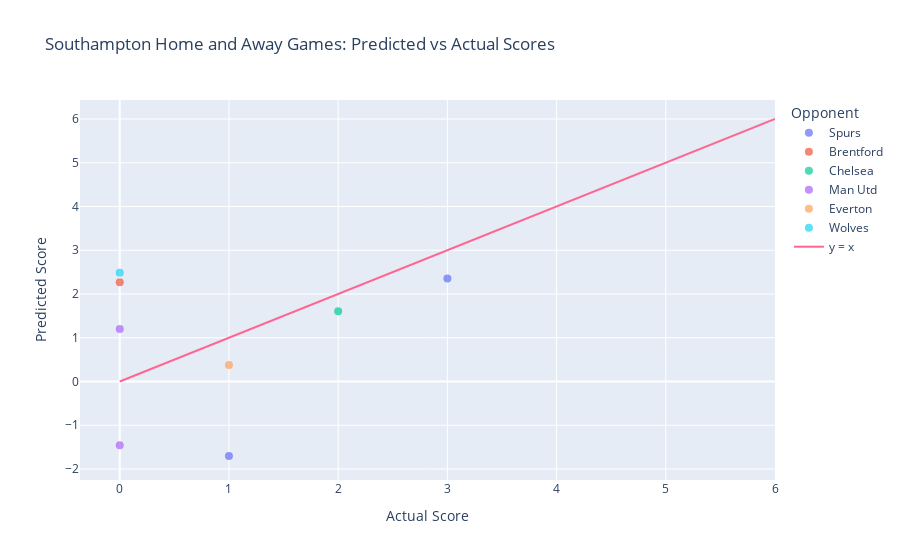
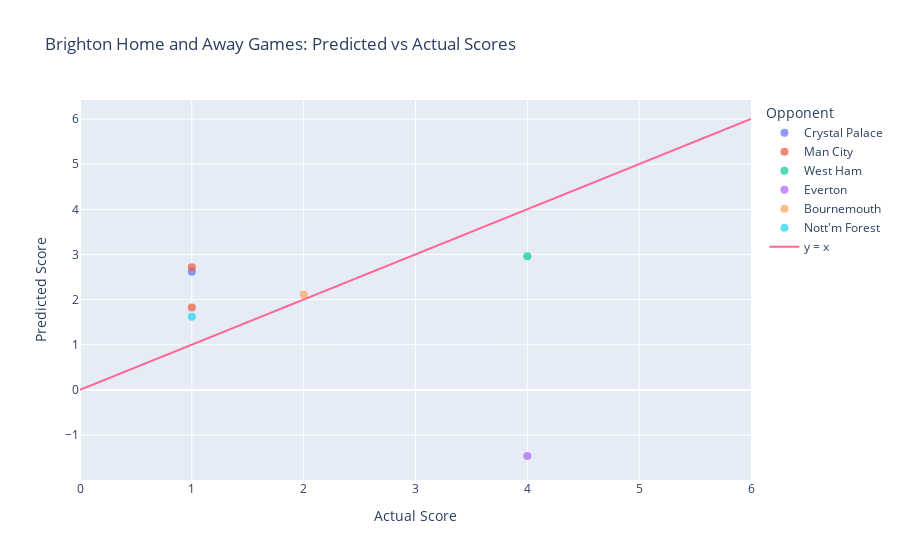
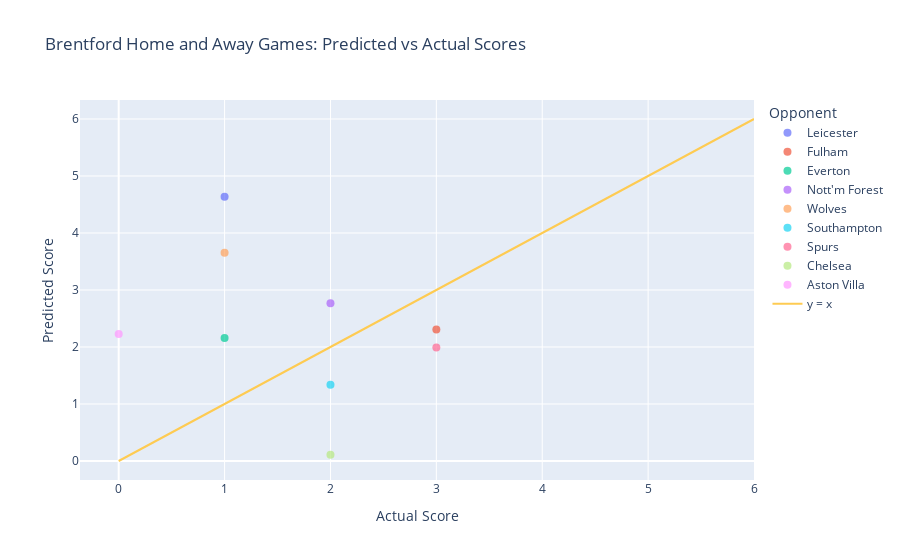
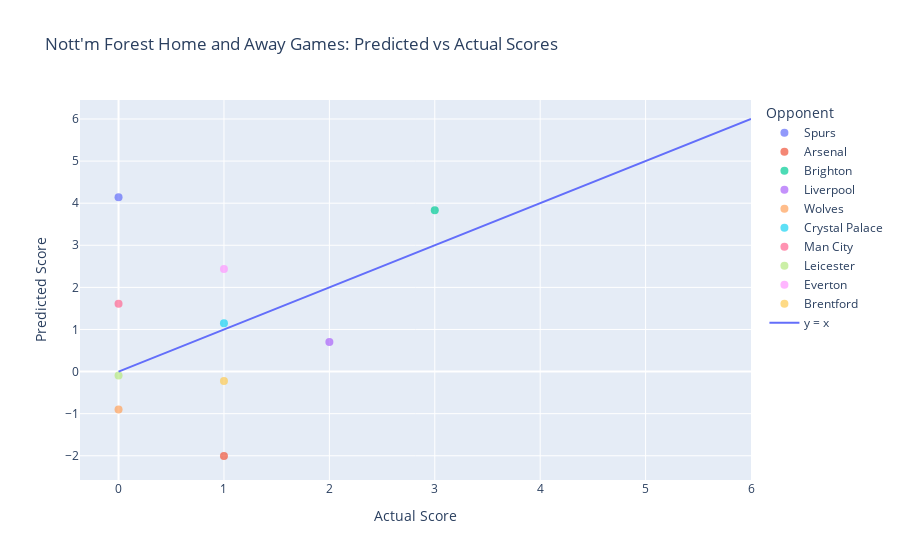

Notebook cell for these charts, in order:
### Code cell
import plotly.express as px
import plotly.graph_objects as go

# Inside the evaluation section
with torch.no_grad():
    home_outputs, away_outputs = model(X_test_tensor, X_test_tensor[:, -2], X_test_tensor[:, -1])  # Pass team indices
    home_outputs = home_outputs.squeeze().numpy()  # Convert predicted home scores to NumPy array
    away_outputs = away_outputs.squeeze().numpy()  # Convert predicted away scores to NumPy array
    y_home_test_np = y_home_test_tensor.numpy()  # Convert actual home scores to NumPy array
    y_away_test_np = y_away_test_tensor.numpy()  # Convert actual away scores to NumPy array
    home_teams = label_encoder.inverse_transform(X_test['home_team'])  # Inverse transform encoded home team labels
    away_teams = label_encoder.inverse_transform(X_test['away_team'])  # Inverse transform encoded away team labels

    # Create separate DataFrames for home and away games
    df_home = pd.DataFrame({
        'Team': home_teams,
        'Opponent': away_teams,
        'Actual Score': y_home_test_np,
        'Predicted Score': home_outputs
    })

    df_away = pd.DataFrame({
        'Team': away_teams,
        'Opponent': home_teams,
        'Actual Score': y_away_test_np,
        'Predicted Score': away_outputs
    })

    # Concatenate DataFrames for easier plotting
    df_all = pd.concat([df_home, df_away])

    # Loop through each unique team and create individual graphs for home and away games
    unique_teams = df_all['Team'].unique()
    for team in unique_teams:
        team_df = df_all[df_all['Team'] == team]
        fig = px.scatter(team_df, x='Actual Score', y='Predicted Score', color='Opponent',
                         title=f'{team} Home and Away Games: Predicted vs Actual Scores',
                         labels={'Actual Score': 'Actual Score', 'Predicted Score': 'Predicted Score'},
                         hover_data=['Opponent'])
        line_x_values = np.linspace(0, 6)
        line_y_values = line_x_values

        # Add a trace for the line y = x
        fig.add_trace(go.Scatter(x=line_x_values, y=line_y_values, mode='lines', name='y = x'))

        fig.update_traces(marker=dict(size=8, opacity=0.7), selector=dict(mode='markers'))
        fig.show()

### Figure 1 — Plotly figure (JSON) as saved in the notebook; plotly's stock layout.template omitted (floating-point values rounded to 4 significant figures)
{"data": [{"customdata": [["Spurs"], ["Spurs"]], "hovertemplate": "Opponent=%{customdata[0]}<br>Actual Score=%{x}<br>Predicted Score=%{y}<extra></extra>", "legendgroup": "Spurs", "marker": {"color": "#636efa", "opacity": 0.7, "size": 8, "symbol": "circle"}, "mode": "markers", "name": "Spurs", "orientation": "v", "showlegend": true, "type": "scatter", "x": [3, 1], "xaxis": "x", "y": [2.355, -1.702], "yaxis": "y"}, {"customdata": [["Brentford"]], "hovertemplate": "Opponent=%{customdata[0]}<br>Actual Score=%{x}<br>Predicted Score=%{y}<extra></extra>", "legendgroup": "Brentford", "marker": {"color": "#EF553B", "opacity": 0.7, "size": 8, "symbol": "circle"}, "mode": "markers", "name": "Brentford", "orientation": "v", "showlegend": true, "type": "scatter", "x": [0], "xaxis": "x", "y": [2.27], "yaxis": "y"}, {"customdata": [["Chelsea"]], "hovertemplate": "Opponent=%{customdata[0]}<br>Actual Score=%{x}<br>Predicted Score=%{y}<extra></extra>", "legendgroup": "Chelsea", "marker": {"color": "#00cc96", "opacity": 0.7, "size": 8, "symbol": "circle"}, "mode": "markers", "name": "Chelsea", "orientation": "v", "showlegend": true, "type": "scatter", "x": [2], "xaxis": "x", "y": [1.606], "yaxis": "y"}, {"customdata": [["Man Utd"], ["Man Utd"]], "hovertemplate": "Opponent=%{customdata[0]}<br>Actual Score=%{x}<br>Predicted Score=%{y}<extra></extra>", "legendgroup": "Man Utd", "marker": {"color": "#ab63fa", "opacity": 0.7, "size": 8, "symbol": "circle"}, "mode": "markers", "name": "Man Utd", "orientation": "v", "showlegend": true, "type": "scatter", "x": [0, 0], "xaxis": "x", "y": [-1.455, 1.203], "yaxis": "y"}, {"customdata": [["Everton"]], "hovertemplate": "Opponent=%{customdata[0]}<br>Actual Score=%{x}<br>Predicted Score=%{y}<extra></extra>", "legendgroup": "Everton", "marker": {"color": "#FFA15A", "opacity": 0.7, "size": 8, "symbol": "circle"}, "mode": "markers", "name": "Everton", "orientation": "v", "showlegend": true, "type": "scatter", "x": [1], "xaxis": "x", "y": [0.38], "yaxis": "y"}, {"customdata": [["Wolves"]], "hovertemplate": "Opponent=%{customdata[0]}<br>Actual Score=%{x}<br>Predicted Score=%{y}<extra></extra>", "legendgroup": "Wolves", "marker": {"color": "#19d3f3", "opacity": 0.7, "size": 8, "symbol": "circle"}, "mode": "markers", "name": "Wolves", "orientation": "v", "showlegend": true, "type": "scatter", "x": [0], "xaxis": "x", "y": [2.487], "yaxis": "y"}, {"mode": "lines", "name": "y = x", "type": "scatter", "x": [0, 0.1224, 0.2449, 0.3673, 0.4898, 0.6122, 0.7347, 0.8571, 0.9796, 1.102, 1.224, 1.347, 1.469, 1.592, 1.714, 1.837, 1.959, 2.082, 2.204, 2.327, 2.449, 2.571, 2.694, 2.816, 2.939, 3.061, 3.184, 3.306, 3.429, 3.551, 3.673, 3.796, 3.918, 4.041, 4.163, 4.286, 4.408, 4.531, 4.653, 4.776, 4.898, 5.02, 5.143, 5.265, 5.388, 5.51, 5.633, 5.755, 5.878, 6], "y": [0, 0.1224, 0.2449, 0.3673, 0.4898, 0.6122, 0.7347, 0.8571, 0.9796, 1.102, 1.224, 1.347, 1.469, 1.592, 1.714, 1.837, 1.959, 2.082, 2.204, 2.327, 2.449, 2.571, 2.694, 2.816, 2.939, 3.061, 3.184, 3.306, 3.429, 3.551, 3.673, 3.796, 3.918, 4.041, 4.163, 4.286, 4.408, 4.531, 4.653, 4.776, 4.898, 5.02, 5.143, 5.265, 5.388, 5.51, 5.633, 5.755, 5.878, 6]}], "layout": {"legend": {"title": {"text": "Opponent"}, "tracegroupgap": 0}, "title": {"text": "Southampton Home and Away Games: Predicted vs Actual Scores"}, "xaxis": {"anchor": "y", "domain": [0, 1], "title": {"text": "Actual Score"}}, "yaxis": {"anchor": "x", "domain": [0, 1], "title": {"text": "Predicted Score"}}}}

### Figure 2 — Plotly figure (JSON) as saved in the notebook; plotly's stock layout.template omitted (floating-point values rounded to 4 significant figures)
{"data": [{"customdata": [["Crystal Palace"]], "hovertemplate": "Opponent=%{customdata[0]}<br>Actual Score=%{x}<br>Predicted Score=%{y}<extra></extra>", "legendgroup": "Crystal Palace", "marker": {"color": "#636efa", "opacity": 0.7, "size": 8, "symbol": "circle"}, "mode": "markers", "name": "Crystal Palace", "orientation": "v", "showlegend": true, "type": "scatter", "x": [1], "xaxis": "x", "y": [2.618], "yaxis": "y"}, {"customdata": [["Man City"], ["Man City"]], "hovertemplate": "Opponent=%{customdata[0]}<br>Actual Score=%{x}<br>Predicted Score=%{y}<extra></extra>", "legendgroup": "Man City", "marker": {"color": "#EF553B", "opacity": 0.7, "size": 8, "symbol": "circle"}, "mode": "markers", "name": "Man City", "orientation": "v", "showlegend": true, "type": "scatter", "x": [1, 1], "xaxis": "x", "y": [2.719, 1.826], "yaxis": "y"}, {"customdata": [["West Ham"]], "hovertemplate": "Opponent=%{customdata[0]}<br>Actual Score=%{x}<br>Predicted Score=%{y}<extra></extra>", "legendgroup": "West Ham", "marker": {"color": "#00cc96", "opacity": 0.7, "size": 8, "symbol": "circle"}, "mode": "markers", "name": "West Ham", "orientation": "v", "showlegend": true, "type": "scatter", "x": [4], "xaxis": "x", "y": [2.959], "yaxis": "y"}, {"customdata": [["Everton"]], "hovertemplate": "Opponent=%{customdata[0]}<br>Actual Score=%{x}<br>Predicted Score=%{y}<extra></extra>", "legendgroup": "Everton", "marker": {"color": "#ab63fa", "opacity": 0.7, "size": 8, "symbol": "circle"}, "mode": "markers", "name": "Everton", "orientation": "v", "showlegend": true, "type": "scatter", "x": [4], "xaxis": "x", "y": [-1.464], "yaxis": "y"}, {"customdata": [["Bournemouth"]], "hovertemplate": "Opponent=%{customdata[0]}<br>Actual Score=%{x}<br>Predicted Score=%{y}<extra></extra>", "legendgroup": "Bournemouth", "marker": {"color": "#FFA15A", "opacity": 0.7, "size": 8, "symbol": "circle"}, "mode": "markers", "name": "Bournemouth", "orientation": "v", "showlegend": true, "type": "scatter", "x": [2], "xaxis": "x", "y": [2.111], "yaxis": "y"}, {"customdata": [["Nott'm Forest"]], "hovertemplate": "Opponent=%{customdata[0]}<br>Actual Score=%{x}<br>Predicted Score=%{y}<extra></extra>", "legendgroup": "Nott'm Forest", "marker": {"color": "#19d3f3", "opacity": 0.7, "size": 8, "symbol": "circle"}, "mode": "markers", "name": "Nott'm Forest", "orientation": "v", "showlegend": true, "type": "scatter", "x": [1], "xaxis": "x", "y": [1.622], "yaxis": "y"}, {"mode": "lines", "name": "y = x", "type": "scatter", "x": [0, 0.1224, 0.2449, 0.3673, 0.4898, 0.6122, 0.7347, 0.8571, 0.9796, 1.102, 1.224, 1.347, 1.469, 1.592, 1.714, 1.837, 1.959, 2.082, 2.204, 2.327, 2.449, 2.571, 2.694, 2.816, 2.939, 3.061, 3.184, 3.306, 3.429, 3.551, 3.673, 3.796, 3.918, 4.041, 4.163, 4.286, 4.408, 4.531, 4.653, 4.776, 4.898, 5.02, 5.143, 5.265, 5.388, 5.51, 5.633, 5.755, 5.878, 6], "y": [0, 0.1224, 0.2449, 0.3673, 0.4898, 0.6122, 0.7347, 0.8571, 0.9796, 1.102, 1.224, 1.347, 1.469, 1.592, 1.714, 1.837, 1.959, 2.082, 2.204, 2.327, 2.449, 2.571, 2.694, 2.816, 2.939, 3.061, 3.184, 3.306, 3.429, 3.551, 3.673, 3.796, 3.918, 4.041, 4.163, 4.286, 4.408, 4.531, 4.653, 4.776, 4.898, 5.02, 5.143, 5.265, 5.388, 5.51, 5.633, 5.755, 5.878, 6]}], "layout": {"legend": {"title": {"text": "Opponent"}, "tracegroupgap": 0}, "title": {"text": "Brighton Home and Away Games: Predicted vs Actual Scores"}, "xaxis": {"anchor": "y", "domain": [0, 1], "title": {"text": "Actual Score"}}, "yaxis": {"anchor": "x", "domain": [0, 1], "title": {"text": "Predicted Score"}}}}

### Figure 3 — Plotly figure (JSON) as saved in the notebook; plotly's stock layout.template omitted (floating-point values rounded to 4 significant figures)
{"data": [{"customdata": [["Leicester"]], "hovertemplate": "Opponent=%{customdata[0]}<br>Actual Score=%{x}<br>Predicted Score=%{y}<extra></extra>", "legendgroup": "Leicester", "marker": {"color": "#636efa", "opacity": 0.7, "size": 8, "symbol": "circle"}, "mode": "markers", "name": "Leicester", "orientation": "v", "showlegend": true, "type": "scatter", "x": [1], "xaxis": "x", "y": [4.636], "yaxis": "y"}, {"customdata": [["Fulham"]], "hovertemplate": "Opponent=%{customdata[0]}<br>Actual Score=%{x}<br>Predicted Score=%{y}<extra></extra>", "legendgroup": "Fulham", "marker": {"color": "#EF553B", "opacity": 0.7, "size": 8, "symbol": "circle"}, "mode": "markers", "name": "Fulham", "orientation": "v", "showlegend": true, "type": "scatter", "x": [3], "xaxis": "x", "y": [2.308], "yaxis": "y"}, {"customdata": [["Everton"]], "hovertemplate": "Opponent=%{customdata[0]}<br>Actual Score=%{x}<br>Predicted Score=%{y}<extra></extra>", "legendgroup": "Everton", "marker": {"color": "#00cc96", "opacity": 0.7, "size": 8, "symbol": "circle"}, "mode": "markers", "name": "Everton", "orientation": "v", "showlegend": true, "type": "scatter", "x": [1], "xaxis": "x", "y": [2.157], "yaxis": "y"}, {"customdata": [["Nott'm Forest"]], "hovertemplate": "Opponent=%{customdata[0]}<br>Actual Score=%{x}<br>Predicted Score=%{y}<extra></extra>", "legendgroup": "Nott'm Forest", "marker": {"color": "#ab63fa", "opacity": 0.7, "size": 8, "symbol": "circle"}, "mode": "markers", "name": "Nott'm Forest", "orientation": "v", "showlegend": true, "type": "scatter", "x": [2], "xaxis": "x", "y": [2.766], "yaxis": "y"}, {"customdata": [["Wolves"]], "hovertemplate": "Opponent=%{customdata[0]}<br>Actual Score=%{x}<br>Predicted Score=%{y}<extra></extra>", "legendgroup": "Wolves", "marker": {"color": "#FFA15A", "opacity": 0.7, "size": 8, "symbol": "circle"}, "mode": "markers", "name": "Wolves", "orientation": "v", "showlegend": true, "type": "scatter", "x": [1], "xaxis": "x", "y": [3.652], "yaxis": "y"}, {"customdata": [["Southampton"]], "hovertemplate": "Opponent=%{customdata[0]}<br>Actual Score=%{x}<br>Predicted Score=%{y}<extra></extra>", "legendgroup": "Southampton", "marker": {"color": "#19d3f3", "opacity": 0.7, "size": 8, "symbol": "circle"}, "mode": "markers", "name": "Southampton", "orientation": "v", "showlegend": true, "type": "scatter", "x": [2], "xaxis": "x", "y": [1.338], "yaxis": "y"}, {"customdata": [["Spurs"]], "hovertemplate": "Opponent=%{customdata[0]}<br>Actual Score=%{x}<br>Predicted Score=%{y}<extra></extra>", "legendgroup": "Spurs", "marker": {"color": "#FF6692", "opacity": 0.7, "size": 8, "symbol": "circle"}, "mode": "markers", "name": "Spurs", "orientation": "v", "showlegend": true, "type": "scatter", "x": [3], "xaxis": "x", "y": [1.989], "yaxis": "y"}, {"customdata": [["Chelsea"]], "hovertemplate": "Opponent=%{customdata[0]}<br>Actual Score=%{x}<br>Predicted Score=%{y}<extra></extra>", "legendgroup": "Chelsea", "marker": {"color": "#B6E880", "opacity": 0.7, "size": 8, "symbol": "circle"}, "mode": "markers", "name": "Chelsea", "orientation": "v", "showlegend": true, "type": "scatter", "x": [2], "xaxis": "x", "y": [0.108], "yaxis": "y"}, {"customdata": [["Aston Villa"]], "hovertemplate": "Opponent=%{customdata[0]}<br>Actual Score=%{x}<br>Predicted Score=%{y}<extra></extra>", "legendgroup": "Aston Villa", "marker": {"color": "#FF97FF", "opacity": 0.7, "size": 8, "symbol": "circle"}, "mode": "markers", "name": "Aston Villa", "orientation": "v", "showlegend": true, "type": "scatter", "x": [0], "xaxis": "x", "y": [2.228], "yaxis": "y"}, {"mode": "lines", "name": "y = x", "type": "scatter", "x": [0, 0.1224, 0.2449, 0.3673, 0.4898, 0.6122, 0.7347, 0.8571, 0.9796, 1.102, 1.224, 1.347, 1.469, 1.592, 1.714, 1.837, 1.959, 2.082, 2.204, 2.327, 2.449, 2.571, 2.694, 2.816, 2.939, 3.061, 3.184, 3.306, 3.429, 3.551, 3.673, 3.796, 3.918, 4.041, 4.163, 4.286, 4.408, 4.531, 4.653, 4.776, 4.898, 5.02, 5.143, 5.265, 5.388, 5.51, 5.633, 5.755, 5.878, 6], "y": [0, 0.1224, 0.2449, 0.3673, 0.4898, 0.6122, 0.7347, 0.8571, 0.9796, 1.102, 1.224, 1.347, 1.469, 1.592, 1.714, 1.837, 1.959, 2.082, 2.204, 2.327, 2.449, 2.571, 2.694, 2.816, 2.939, 3.061, 3.184, 3.306, 3.429, 3.551, 3.673, 3.796, 3.918, 4.041, 4.163, 4.286, 4.408, 4.531, 4.653, 4.776, 4.898, 5.02, 5.143, 5.265, 5.388, 5.51, 5.633, 5.755, 5.878, 6]}], "layout": {"legend": {"title": {"text": "Opponent"}, "tracegroupgap": 0}, "title": {"text": "Brentford Home and Away Games: Predicted vs Actual Scores"}, "xaxis": {"anchor": "y", "domain": [0, 1], "title": {"text": "Actual Score"}}, "yaxis": {"anchor": "x", "domain": [0, 1], "title": {"text": "Predicted Score"}}}}

### Figure 4 — Plotly figure (JSON) as saved in the notebook; plotly's stock layout.template omitted (floating-point values rounded to 4 significant figures)
{"data": [{"customdata": [["Spurs"]], "hovertemplate": "Opponent=%{customdata[0]}<br>Actual Score=%{x}<br>Predicted Score=%{y}<extra></extra>", "legendgroup": "Spurs", "marker": {"color": "#636efa", "opacity": 0.7, "size": 8, "symbol": "circle"}, "mode": "markers", "name": "Spurs", "orientation": "v", "showlegend": true, "type": "scatter", "x": [0], "xaxis": "x", "y": [4.142], "yaxis": "y"}, {"customdata": [["Arsenal"]], "hovertemplate": "Opponent=%{customdata[0]}<br>Actual Score=%{x}<br>Predicted Score=%{y}<extra></extra>", "legendgroup": "Arsenal", "marker": {"color": "#EF553B", "opacity": 0.7, "size": 8, "symbol": "circle"}, "mode": "markers", "name": "Arsenal", "orientation": "v", "showlegend": true, "type": "scatter", "x": [1], "xaxis": "x", "y": [-2.006], "yaxis": "y"}, {"customdata": [["Brighton"]], "hovertemplate": "Opponent=%{customdata[0]}<br>Actual Score=%{x}<br>Predicted Score=%{y}<extra></extra>", "legendgroup": "Brighton", "marker": {"color": "#00cc96", "opacity": 0.7, "size": 8, "symbol": "circle"}, "mode": "markers", "name": "Brighton", "orientation": "v", "showlegend": true, "type": "scatter", "x": [3], "xaxis": "x", "y": [3.835], "yaxis": "y"}, {"customdata": [["Liverpool"]], "hovertemplate": "Opponent=%{customdata[0]}<br>Actual Score=%{x}<br>Predicted Score=%{y}<extra></extra>", "legendgroup": "Liverpool", "marker": {"color": "#ab63fa", "opacity": 0.7, "size": 8, "symbol": "circle"}, "mode": "markers", "name": "Liverpool", "orientation": "v", "showlegend": true, "type": "scatter", "x": [2], "xaxis": "x", "y": [0.7026], "yaxis": "y"}, {"customdata": [["Wolves"]], "hovertemplate": "Opponent=%{customdata[0]}<br>Actual Score=%{x}<br>Predicted Score=%{y}<extra></extra>", "legendgroup": "Wolves", "marker": {"color": "#FFA15A", "opacity": 0.7, "size": 8, "symbol": "circle"}, "mode": "markers", "name": "Wolves", "orientation": "v", "showlegend": true, "type": "scatter", "x": [0], "xaxis": "x", "y": [-0.8992], "yaxis": "y"}, {"customdata": [["Crystal Palace"]], "hovertemplate": "Opponent=%{customdata[0]}<br>Actual Score=%{x}<br>Predicted Score=%{y}<extra></extra>", "legendgroup": "Crystal Palace", "marker": {"color": "#19d3f3", "opacity": 0.7, "size": 8, "symbol": "circle"}, "mode": "markers", "name": "Crystal Palace", "orientation": "v", "showlegend": true, "type": "scatter", "x": [1], "xaxis": "x", "y": [1.147], "yaxis": "y"}, {"customdata": [["Man City"]], "hovertemplate": "Opponent=%{customdata[0]}<br>Actual Score=%{x}<br>Predicted Score=%{y}<extra></extra>", "legendgroup": "Man City", "marker": {"color": "#FF6692", "opacity": 0.7, "size": 8, "symbol": "circle"}, "mode": "markers", "name": "Man City", "orientation": "v", "showlegend": true, "type": "scatter", "x": [0], "xaxis": "x", "y": [1.611], "yaxis": "y"}, {"customdata": [["Leicester"]], "hovertemplate": "Opponent=%{customdata[0]}<br>Actual Score=%{x}<br>Predicted Score=%{y}<extra></extra>", "legendgroup": "Leicester", "marker": {"color": "#B6E880", "opacity": 0.7, "size": 8, "symbol": "circle"}, "mode": "markers", "name": "Leicester", "orientation": "v", "showlegend": true, "type": "scatter", "x": [0], "xaxis": "x", "y": [-0.0939], "yaxis": "y"}, {"customdata": [["Everton"]], "hovertemplate": "Opponent=%{customdata[0]}<br>Actual Score=%{x}<br>Predicted Score=%{y}<extra></extra>", "legendgroup": "Everton", "marker": {"color": "#FF97FF", "opacity": 0.7, "size": 8, "symbol": "circle"}, "mode": "markers", "name": "Everton", "orientation": "v", "showlegend": true, "type": "scatter", "x": [1], "xaxis": "x", "y": [2.438], "yaxis": "y"}, {"customdata": [["Brentford"]], "hovertemplate": "Opponent=%{customdata[0]}<br>Actual Score=%{x}<br>Predicted Score=%{y}<extra></extra>", "legendgroup": "Brentford", "marker": {"color": "#FECB52", "opacity": 0.7, "size": 8, "symbol": "circle"}, "mode": "markers", "name": "Brentford", "orientation": "v", "showlegend": true, "type": "scatter", "x": [1], "xaxis": "x", "y": [-0.2269], "yaxis": "y"}, {"mode": "lines", "name": "y = x", "type": "scatter", "x": [0, 0.1224, 0.2449, 0.3673, 0.4898, 0.6122, 0.7347, 0.8571, 0.9796, 1.102, 1.224, 1.347, 1.469, 1.592, 1.714, 1.837, 1.959, 2.082, 2.204, 2.327, 2.449, 2.571, 2.694, 2.816, 2.939, 3.061, 3.184, 3.306, 3.429, 3.551, 3.673, 3.796, 3.918, 4.041, 4.163, 4.286, 4.408, 4.531, 4.653, 4.776, 4.898, 5.02, 5.143, 5.265, 5.388, 5.51, 5.633, 5.755, 5.878, 6], "y": [0, 0.1224, 0.2449, 0.3673, 0.4898, 0.6122, 0.7347, 0.8571, 0.9796, 1.102, 1.224, 1.347, 1.469, 1.592, 1.714, 1.837, 1.959, 2.082, 2.204, 2.327, 2.449, 2.571, 2.694, 2.816, 2.939, 3.061, 3.184, 3.306, 3.429, 3.551, 3.673, 3.796, 3.918, 4.041, 4.163, 4.286, 4.408, 4.531, 4.653, 4.776, 4.898, 5.02, 5.143, 5.265, 5.388, 5.51, 5.633, 5.755, 5.878, 6]}], "layout": {"legend": {"title": {"text": "Opponent"}, "tracegroupgap": 0}, "title": {"text": "Nott'm Forest Home and Away Games: Predicted vs Actual Scores"}, "xaxis": {"anchor": "y", "domain": [0, 1], "title": {"text": "Actual Score"}}, "yaxis": {"anchor": "x", "domain": [0, 1], "title": {"text": "Predicted Score"}}}}
